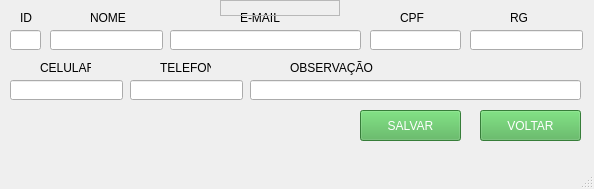
<?xml version="1.0" encoding="UTF-8"?>
<ui version="4.0">
 <class>MainWindow</class>
 <widget class="QMainWindow" name="MainWindow">
  <property name="geometry">
   <rect>
    <x>0</x>
    <y>0</y>
    <width>594</width>
    <height>189</height>
   </rect>
  </property>
  <property name="windowTitle">
   <string>Atualizar Dados de Clientes</string>
  </property>
  <property name="windowIcon">
   <iconset>
    <normaloff>../img/logo.png</normaloff>../img/logo.png</iconset>
  </property>
  <widget class="QWidget" name="centralwidget">
   <widget class="QLabel" name="label_2">
    <property name="geometry">
     <rect>
      <x>20</x>
      <y>10</y>
      <width>16</width>
      <height>16</height>
     </rect>
    </property>
    <property name="text">
     <string>ID</string>
    </property>
   </widget>
   <widget class="QLineEdit" name="lineEdit">
    <property name="geometry">
     <rect>
      <x>10</x>
      <y>30</y>
      <width>31</width>
      <height>20</height>
     </rect>
    </property>
   </widget>
   <widget class="QLineEdit" name="lineEdit_2">
    <property name="geometry">
     <rect>
      <x>50</x>
      <y>30</y>
      <width>113</width>
      <height>20</height>
     </rect>
    </property>
   </widget>
   <widget class="QLineEdit" name="lineEdit_3">
    <property name="geometry">
     <rect>
      <x>170</x>
      <y>30</y>
      <width>191</width>
      <height>20</height>
     </rect>
    </property>
   </widget>
   <widget class="QLineEdit" name="lineEdit_4">
    <property name="geometry">
     <rect>
      <x>370</x>
      <y>30</y>
      <width>91</width>
      <height>20</height>
     </rect>
    </property>
   </widget>
   <widget class="QLineEdit" name="lineEdit_5">
    <property name="geometry">
     <rect>
      <x>470</x>
      <y>30</y>
      <width>113</width>
      <height>20</height>
     </rect>
    </property>
   </widget>
   <widget class="QLineEdit" name="lineEdit_6">
    <property name="geometry">
     <rect>
      <x>10</x>
      <y>80</y>
      <width>113</width>
      <height>20</height>
     </rect>
    </property>
   </widget>
   <widget class="QLineEdit" name="lineEdit_7">
    <property name="geometry">
     <rect>
      <x>130</x>
      <y>80</y>
      <width>113</width>
      <height>20</height>
     </rect>
    </property>
   </widget>
   <widget class="QLabel" name="label_3">
    <property name="geometry">
     <rect>
      <x>90</x>
      <y>10</y>
      <width>51</width>
      <height>16</height>
     </rect>
    </property>
    <property name="text">
     <string>NOME</string>
    </property>
   </widget>
   <widget class="QLabel" name="label_4">
    <property name="geometry">
     <rect>
      <x>240</x>
      <y>10</y>
      <width>51</width>
      <height>16</height>
     </rect>
    </property>
    <property name="text">
     <string>E-MAIL</string>
    </property>
   </widget>
   <widget class="QLabel" name="label_5">
    <property name="geometry">
     <rect>
      <x>400</x>
      <y>10</y>
      <width>51</width>
      <height>16</height>
     </rect>
    </property>
    <property name="text">
     <string>CPF</string>
    </property>
   </widget>
   <widget class="QLabel" name="label_6">
    <property name="geometry">
     <rect>
      <x>510</x>
      <y>10</y>
      <width>51</width>
      <height>16</height>
     </rect>
    </property>
    <property name="text">
     <string>RG</string>
    </property>
   </widget>
   <widget class="QLabel" name="label_7">
    <property name="geometry">
     <rect>
      <x>40</x>
      <y>60</y>
      <width>51</width>
      <height>16</height>
     </rect>
    </property>
    <property name="text">
     <string>CELULAR</string>
    </property>
   </widget>
   <widget class="QLabel" name="label_8">
    <property name="geometry">
     <rect>
      <x>160</x>
      <y>60</y>
      <width>51</width>
      <height>16</height>
     </rect>
    </property>
    <property name="text">
     <string>TELEFONE</string>
    </property>
   </widget>
   <widget class="QLineEdit" name="lineEdit_8">
    <property name="geometry">
     <rect>
      <x>250</x>
      <y>80</y>
      <width>331</width>
      <height>20</height>
     </rect>
    </property>
   </widget>
   <widget class="QLabel" name="label_9">
    <property name="geometry">
     <rect>
      <x>290</x>
      <y>60</y>
      <width>101</width>
      <height>16</height>
     </rect>
    </property>
    <property name="text">
     <string>OBSERVAÇÃO</string>
    </property>
   </widget>
   <widget class="QFrame" name="frame">
    <property name="geometry">
     <rect>
      <x>220</x>
      <y>0</y>
      <width>120</width>
      <height>16</height>
     </rect>
    </property>
    <property name="frameShape">
     <enum>QFrame::StyledPanel</enum>
    </property>
    <property name="frameShadow">
     <enum>QFrame::Raised</enum>
    </property>
   </widget>
   <widget class="QPushButton" name="pushButton_14">
    <property name="geometry">
     <rect>
      <x>360</x>
      <y>110</y>
      <width>101</width>
      <height>31</height>
     </rect>
    </property>
    <property name="styleSheet">
     <string notr="true">font: 63 12pt &quot;Segoe UI Semibold&quot;;

background-color: #4CAF50;
color: white;</string>
    </property>
    <property name="text">
     <string>SALVAR</string>
    </property>
   </widget>
   <widget class="QPushButton" name="pushButton_15">
    <property name="geometry">
     <rect>
      <x>480</x>
      <y>110</y>
      <width>101</width>
      <height>31</height>
     </rect>
    </property>
    <property name="styleSheet">
     <string notr="true">font: 63 12pt &quot;Segoe UI Semibold&quot;;

background-color: #4CAF50;
color: white;</string>
    </property>
    <property name="text">
     <string>VOLTAR</string>
    </property>
   </widget>
  </widget>
  <widget class="QMenuBar" name="menubar">
   <property name="geometry">
    <rect>
     <x>0</x>
     <y>0</y>
     <width>594</width>
     <height>21</height>
    </rect>
   </property>
  </widget>
  <widget class="QStatusBar" name="statusbar"/>
 </widget>
 <resources/>
 <connections/>
</ui>
